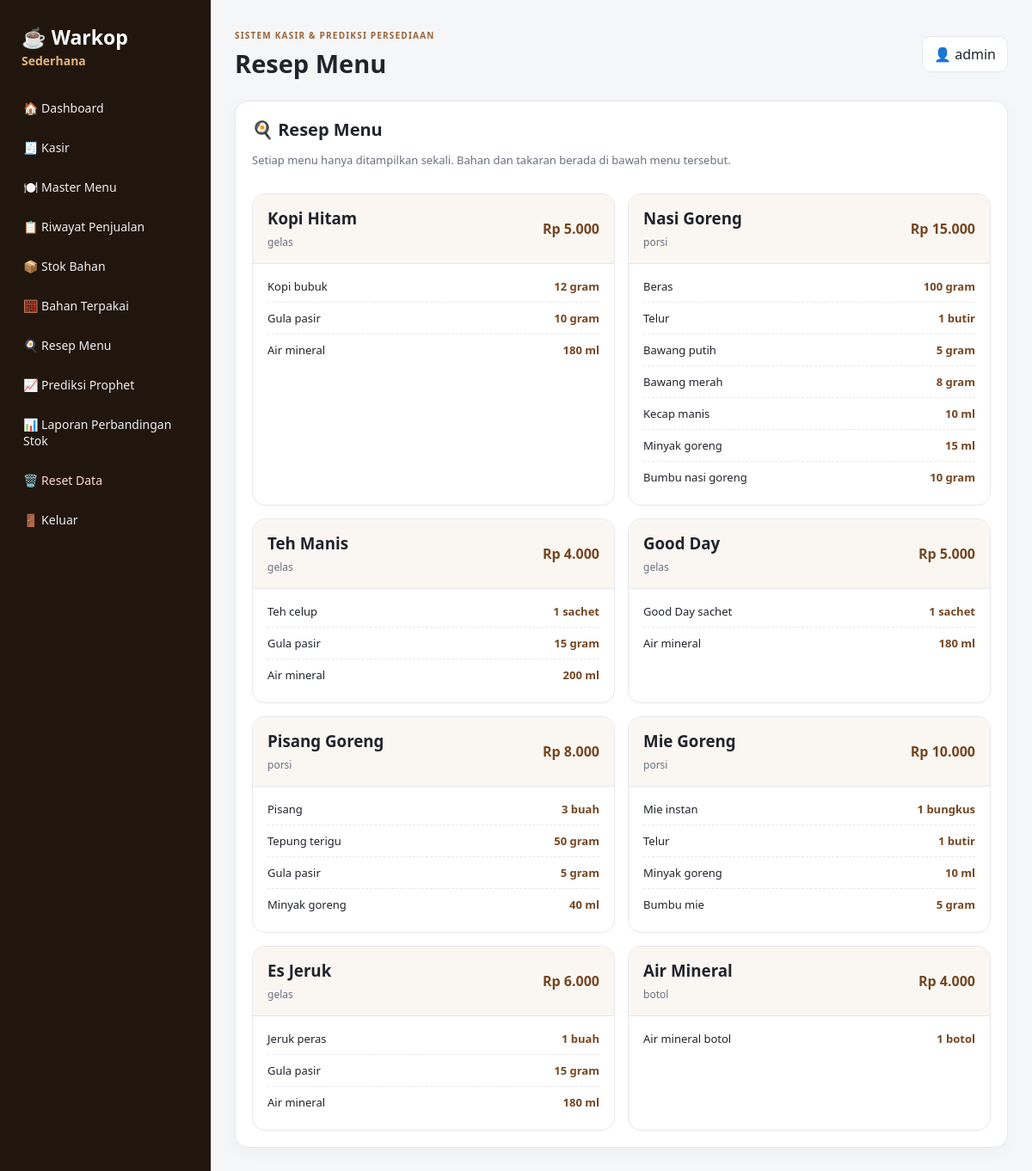
The page /resep (signed in) on the database its author committed.
### tables this page shows
CREATE TABLE recipes(id INTEGER PRIMARY KEY, menu_name TEXT, material TEXT, unit TEXT, qty REAL);

CREATE TABLE menus(id INTEGER PRIMARY KEY, name TEXT UNIQUE, price INTEGER, unit TEXT, description TEXT, image TEXT);

### app.py (the view)
@app.route("/resep")
@auth_required
def resep():
    groups = get_grouped_recipes()
    return render_template("resep.html", title="Resep Menu", groups=groups)

### app.py (called while the page is built)
def connect():
    c = sqlite3.connect(DB)
    c.row_factory = sqlite3.Row
    return c

def auth_required(fn):
    @wraps(fn)
    def wrapper(*args, **kwargs):
        if not session.get("user"):
            return redirect(url_for("login"))
        return fn(*args, **kwargs)
    return wrapper

def get_grouped_recipes():
    c = connect()
    rows = c.execute("""SELECT r.menu_name,r.material,r.unit,r.qty,m.price,m.unit menu_unit
                        FROM recipes r LEFT JOIN menus m ON m.name=r.menu_name
                        ORDER BY m.id,r.id""").fetchall()
    c.close()
    groups = []
    by_menu = {}
    for r in rows:
        if r["menu_name"] not in by_menu:
            group = {"menu_name": r["menu_name"], "menu_unit": r["menu_unit"], "price": r["price"], "items": []}
            by_menu[r["menu_name"]] = group
            groups.append(group)
        by_menu[r["menu_name"]]["items"].append(r)
    return groups

### templates/resep.html
{% extends "base.html" %}{% block content %}
<div class="section"><div class="section-head"><div><h2>🍳 Resep Menu</h2><p class="muted">Setiap menu hanya ditampilkan sekali. Bahan dan takaran berada di bawah menu tersebut.</p></div></div>
<div class="recipe-grid">
{% for g in groups %}
<div class="recipe-card">
  <div class="recipe-head"><div><h3>{{g['menu_name']}}</h3><span>{{g['menu_unit']}}</span></div><strong>Rp {{ "{:,.0f}".format(g['price'] or 0).replace(",",".") }}</strong></div>
  <div class="recipe-list">
  {% for r in g['items'] %}<div><span>{{r['material']}}</span><b>{{"%.0f"|format(r['qty'])}} {{r['unit']}}</b></div>{% endfor %}
  </div>
</div>
{% endfor %}
</div></div>{% endblock %}

### static/css/style.css (style rules this page uses)
:root { --bg:#f5f6f8;--card:#fff;--ink:#20242b;--muted:#69717d;--brown:#754622;--brown2:#9a6338;--line:#e5e7eb }
* { box-sizing:border-box }
body { margin:0;background:var(--bg);color:var(--ink);font-family:Segoe UI,Arial,sans-serif }
h2 { margin:0 0 7px;font-size:20px }
.card,.section,.food-card { background:var(--card);border:1px solid var(--line);border-radius:15px;box-shadow:0 5px 20px #00000008 }
.section { padding:19px;margin-bottom:18px }
.section-head { display:flex;justify-content:space-between;align-items:center;margin-bottom:15px }
.muted { color:var(--muted);font-size:13px;line-height:1.5 }
.recipe-grid { display:grid;grid-template-columns:repeat(2,1fr);gap:15px }
.recipe-card { background:#fff;border:1px solid var(--line);border-radius:15px;overflow:hidden }
.recipe-head { display:flex;justify-content:space-between;align-items:center;padding:15px 17px;background:#faf7f3;border-bottom:1px solid var(--line) }
.recipe-head h3 { margin:0 0 3px }
.recipe-head span { font-size:12px;color:var(--muted) }
.recipe-head strong { color:var(--brown) }
.recipe-list { padding:8px 17px 14px }
.recipe-list div { display:flex;justify-content:space-between;padding:9px 0;border-bottom:1px dashed var(--line);font-size:13px }
.recipe-list div:last-child { border-bottom:0 }
.recipe-list b { font-weight:800;color:var(--brown) }

### rows shown on the page
recipes: menu_name "Kopi Hitam", menu_unit "gelas", material "Kopi bubuk", qty "12", unit "gram"
menus: price "5.000"
recipes: material "Gula pasir", qty "10", unit "gram"
recipes: material "Air mineral", qty "180", unit "ml"
recipes: menu_name "Nasi Goreng", menu_unit "porsi", material "Beras", qty "100", unit "gram"
menus: price "15.000"
recipes: material "Telur", qty "1", unit "butir"
recipes: material "Bawang putih", qty "5", unit "gram"
recipes: material "Bawang merah", qty "8", unit "gram"
recipes: material "Kecap manis", qty "10", unit "ml"
recipes: material "Minyak goreng", qty "15", unit "ml"
recipes: material "Bumbu nasi goreng", qty "10", unit "gram"
recipes: menu_name "Teh Manis", menu_unit "gelas", material "Teh celup", qty "1", unit "sachet"
menus: price "4.000"
recipes: material "Gula pasir", qty "15", unit "gram"
recipes: material "Air mineral", qty "200", unit "ml"
recipes: menu_name "Good Day", menu_unit "gelas", material "Good Day sachet", qty "1", unit "sachet"
menus: price "5.000"
recipes: material "Air mineral", qty "180", unit "ml"
recipes: menu_name "Pisang Goreng", menu_unit "porsi", material "Pisang", qty "3", unit "buah"
menus: price "8.000"
recipes: material "Tepung terigu", qty "50", unit "gram"
recipes: material "Gula pasir", qty "5", unit "gram"
recipes: material "Minyak goreng", qty "40", unit "ml"
recipes: menu_name "Mie Goreng", menu_unit "porsi", material "Mie instan", qty "1", unit "bungkus"
menus: price "10.000"
recipes: material "Telur", qty "1", unit "butir"
recipes: material "Minyak goreng", qty "10", unit "ml"
recipes: material "Bumbu mie", qty "5", unit "gram"
recipes: menu_name "Es Jeruk", menu_unit "gelas", material "Jeruk peras", qty "1", unit "buah"
menus: price "6.000"
recipes: material "Gula pasir", qty "15", unit "gram"
recipes: material "Air mineral", qty "180", unit "ml"
recipes: menu_name "Air Mineral", menu_unit "botol", material "Air mineral botol", qty "1", unit "botol"
menus: price "4.000"

### other values the page prints
{{ title or "Dashboard" }} "Resep Menu"
{{ session.get("user") }} "admin"
